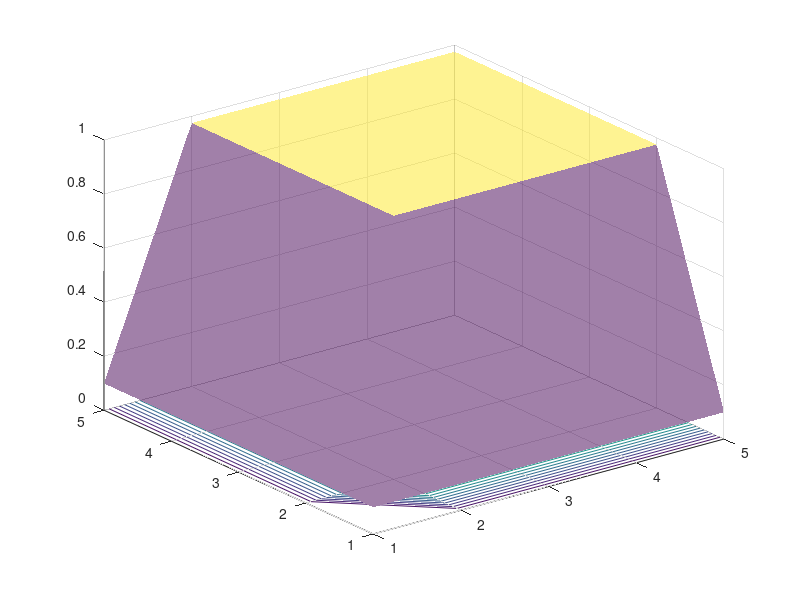
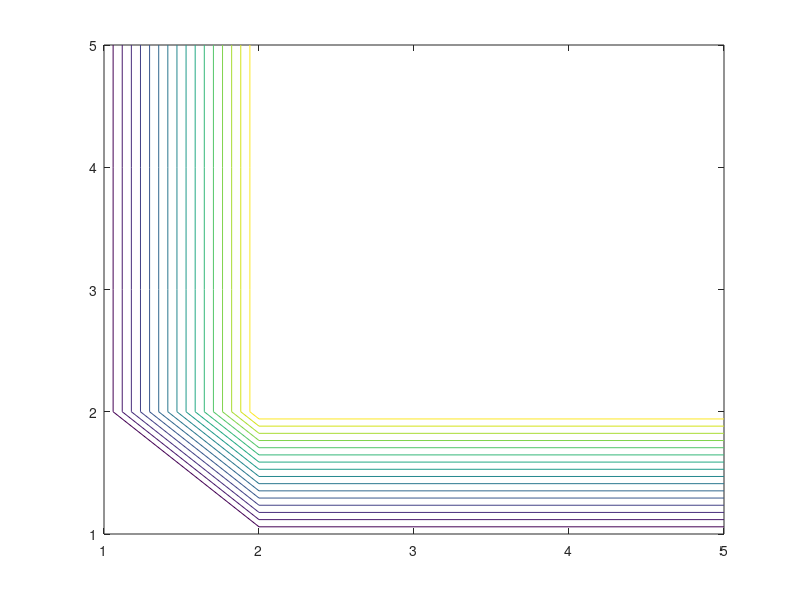

These charts were generated, in order, by the following MATLAB code:
[X,Y] = meshgrid(1:5,1:5);
X_new = X;
Y_new = Y;
X_new(find(X==1))=0;
Y_new(find(Y==1))=0;
X_new(find(X~=1))=1;
Y_new(find(Y~=1))=1;
Z = 0.975 * Y_new .* X_new;
Z(find(Z==0))=0.099;
surf(X,Y,Z,'FaceAlpha',0.5, 'EdgeColor','none')
hold on 
contour(Z,16)

figure
contour(Z,16)
% figure
% surf(X,Y,Z,'FaceAlpha',0.5)
